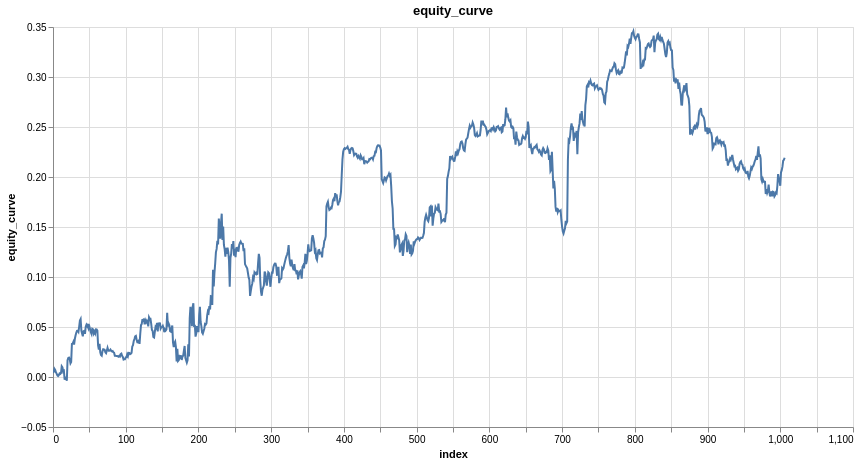

Notebook cell for this chart:
### Markdown cell above
## Best Model: Trade-Level Performance

### Code cell
eth_model = models.LinearModel(len(eth_best_features))
eth_model_trades = research.learn_model_trades(eth_ts, eth_best_features, target, eth_model, loss=nn.L1Loss())
research.plot_column(eth_model_trades, 'equity_curve')

### Figure 1 — Vega-Lite specification as saved in the notebook (floating-point values rounded to 4 significant figures; data arrays with more than 128 entries replaced by an {"elided": "..."} marker saying what was removed)
{"config": {"view": {"continuousWidth": 300, "continuousHeight": 300}}, "data": {"name": "data-42d55e171ea1be472d4ce861b23bcd31"}, "mark": {"type": "line", "tooltip": true}, "encoding": {"x": {"field": "index", "type": "quantitative"}, "y": {"field": "equity_curve", "type": "quantitative"}}, "height": 400, "params": [{"name": "param_1e9efca18e7a2868", "select": {"type": "interval", "encodings": ["x", "y"]}, "bind": "scales"}], "title": "equity_curve", "width": 800, "$schema": "https://vega.github.io/schema/vega-lite/v6.4.1.json", "datasets": {"data-42d55e171ea1be472d4ce861b23bcd31": {"elided": "1007 records"}}}
